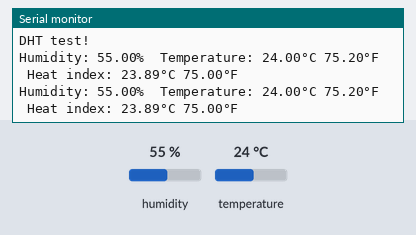
The sketch below on a simulated Arduino Uno, built with avr-gcc and run on an emulated ATmega328P. On the bench: the last lines printed to the serial monitor. The inputs (shaded band) are chosen by the test bench; at power-on: humidity 55 %, temperature 24 °C.

Above: at 4.8 s.
4.9 s: humidity set to 22 %
At 6.5 s:
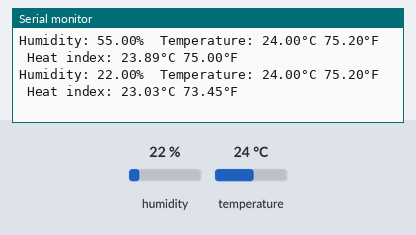
7.9 s: temperature set to 12 °C
At 9.5 s:
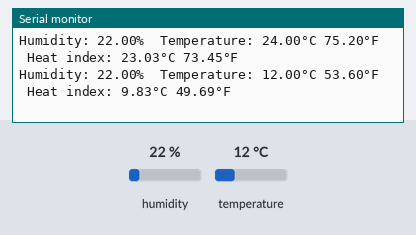
10.9 s: humidity set to 40 %
At 13.0 s:
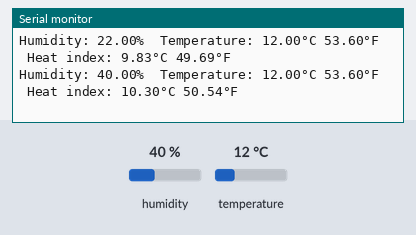
13.9 s: humidity set to 22 %
At 14.8 s:
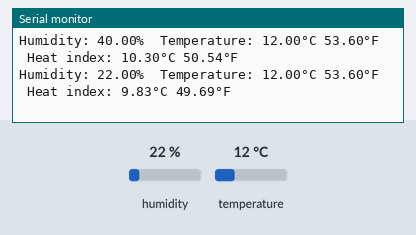
Timing chart, 0 to 16.9 s (numbered marks = the images above; inputs shaded):
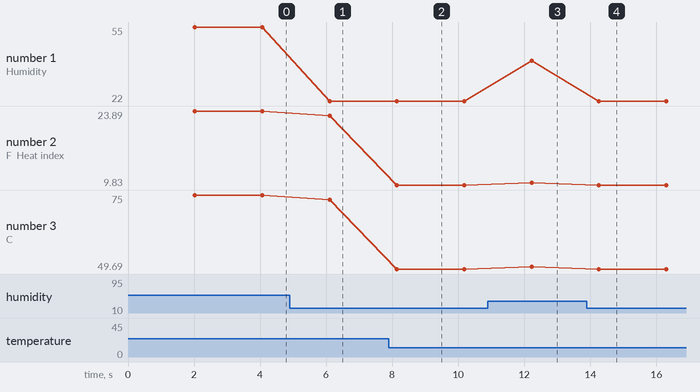

The sketch:

DH11.ino
```cpp
#include "DHT.h"

#define DHTPIN 4
#define DHTTYPE DHT11
DHT dht(DHTPIN, DHTTYPE);

void setup()
{
  pinMode(4,INPUT);
  Serial.begin(9600);
  Serial.println(F("DHT test!"));
  dht.begin();
}
void loop()

{
  delay(2000);
  float h = dht.readHumidity();
  // Read temperature as Celsius (the default)
  float t = dht.readTemperature();
  float f = dht.readTemperature(true);

  if (isnan(h) || isnan(t) || isnan(f)) {
  Serial.println(F("Failed to read from DHT sensor!"));
  return;
  }
// Compute heat index in Fahrenheit (the default)
   float hif = dht.computeHeatIndex(f, h);
// Compute heat index in Celsius
  float hic = dht.computeHeatIndex(t, h, false);
Serial.print(F("Humidity: "));
  Serial.print(h);
  Serial.print(F("%  Temperature: "));
  Serial.print(t);
  Serial.print(F("°C "));
  Serial.print(f);
  Serial.print(F("°F  Heat index: "));
  Serial.print(hic);
  Serial.print(F("°C "));
  Serial.print(hif);
  Serial.println(F("°F"));
}
```

Measured:
- after the input at 4.9 s, the serial monitor: prints a new line after 1.2 s (image 1)
- after the input at 7.9 s, the serial monitor: prints a new line after 0.24 s (image 2)
- after the input at 10.9 s, the serial monitor: prints a new line after 1.3 s (image 3)
- after the input at 13.9 s, the serial monitor: prints a new line after 0.36 s (image 4)
- plotted number 1: 55 → 22 after the input at 4.9 s, 22 → 40 after the input at 10.9 s, 40 → 22 after the input at 13.9 s
- plotted number 2: 23.89 → 23.03 after the input at 4.9 s, 23.03 → 9.83 after the input at 7.9 s, 9.83 → 10.3 after the input at 10.9 s, 10.3 → 9.83 after the input at 13.9 s
- plotted number 3: 75 → 73.45 after the input at 4.9 s, 73.45 → 49.69 after the input at 7.9 s, 49.69 → 50.54 after the input at 10.9 s, 50.54 → 49.69 after the input at 13.9 s
